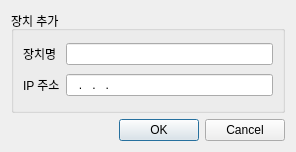
<?xml version="1.0" encoding="UTF-8"?>
<ui version="4.0">
 <class>AddDeviceDialog</class>
 <widget class="QDialog" name="AddDeviceDialog">
  <property name="geometry">
   <rect>
    <x>0</x>
    <y>0</y>
    <width>296</width>
    <height>152</height>
   </rect>
  </property>
  <property name="windowTitle">
   <string>Dialog</string>
  </property>
  <layout class="QGridLayout" name="gridLayout_2">
   <item row="0" column="0">
    <widget class="QGroupBox" name="groupBox">
     <property name="title">
      <string>장치 추가</string>
     </property>
     <layout class="QGridLayout" name="gridLayout">
      <item row="0" column="0">
       <widget class="QLabel" name="label">
        <property name="text">
         <string>장치명</string>
        </property>
       </widget>
      </item>
      <item row="0" column="1">
       <widget class="QLineEdit" name="editDeviceName">
        <property name="inputMask">
         <string/>
        </property>
       </widget>
      </item>
      <item row="1" column="0">
       <widget class="QLabel" name="label_2">
        <property name="text">
         <string>IP 주소</string>
        </property>
       </widget>
      </item>
      <item row="1" column="1">
       <widget class="QLineEdit" name="editIPAddress">
        <property name="inputMask">
         <string>999.999.999.999</string>
        </property>
       </widget>
      </item>
     </layout>
    </widget>
   </item>
   <item row="1" column="0">
    <widget class="QDialogButtonBox" name="buttonBox">
     <property name="orientation">
      <enum>Qt::Horizontal</enum>
     </property>
     <property name="standardButtons">
      <set>QDialogButtonBox::Cancel|QDialogButtonBox::Ok</set>
     </property>
    </widget>
   </item>
  </layout>
 </widget>
 <resources/>
 <connections>
  <connection>
   <sender>buttonBox</sender>
   <signal>accepted()</signal>
   <receiver>AddDeviceDialog</receiver>
   <slot>accept()</slot>
   <hints>
    <hint type="sourcelabel">
     <x>248</x>
     <y>254</y>
    </hint>
    <hint type="destinationlabel">
     <x>157</x>
     <y>274</y>
    </hint>
   </hints>
  </connection>
  <connection>
   <sender>buttonBox</sender>
   <signal>rejected()</signal>
   <receiver>AddDeviceDialog</receiver>
   <slot>reject()</slot>
   <hints>
    <hint type="sourcelabel">
     <x>316</x>
     <y>260</y>
    </hint>
    <hint type="destinationlabel">
     <x>286</x>
     <y>274</y>
    </hint>
   </hints>
  </connection>
 </connections>
</ui>
